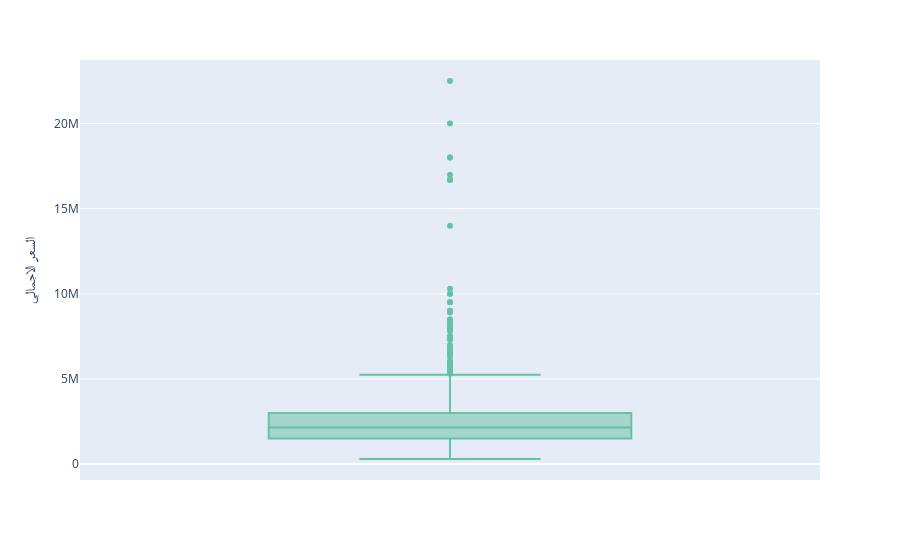

The code cell stored with this chart in its notebook:
### Markdown cell above
#### II. Numerical Variables:

we need to understand the central tendency and spread of the variable (Descriptive Analysis) using:
   - Box plot
   - Histogram

### Code cell
fig = px.box(villas, y="السعر الاجمالي",color_discrete_sequence=px.colors.qualitative.Set2)
fig.show()

### Figure 1 — Plotly figure (JSON) as saved in the notebook; plotly's stock layout.template omitted (floating-point values rounded to 4 significant figures; data arrays with more than 128 entries replaced by an {"elided": "..."} marker saying what was removed)
{"data": [{"alignmentgroup": "True", "hovertemplate": "السعر الاجمالي=%{y}<extra></extra>", "legendgroup": "", "marker": {"color": "rgb(102,194,165)"}, "name": "", "notched": false, "offsetgroup": "", "orientation": "v", "showlegend": false, "type": "box", "x0": " ", "xaxis": "x", "y": {"elided": "1059 int values"}, "y0": " ", "yaxis": "y"}], "layout": {"boxmode": "group", "legend": {"tracegroupgap": 0}, "margin": {"t": 60}, "xaxis": {"anchor": "y", "domain": [0, 1]}, "yaxis": {"anchor": "x", "domain": [0, 1], "title": {"text": "السعر الاجمالي"}}}}
